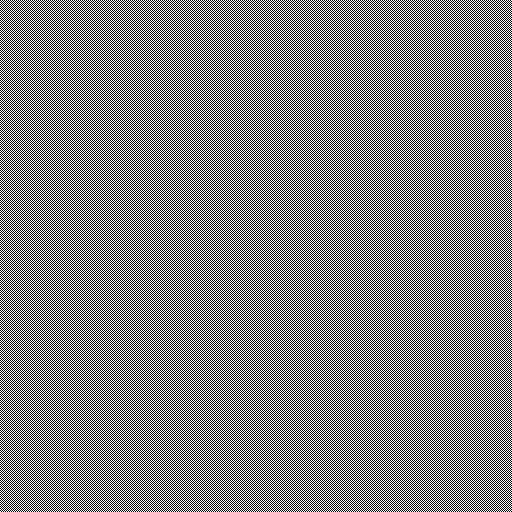
Frame 1 (no input)
Frame 60 (the mouse pressed at the canvas centre just before this capture): identical to frame 1, image omitted
Frame 120 (the mouse held since frame 60 and released just before this capture): identical to frame 1, image omitted

The Processing sketch that drew this single still picture (run headless with seeded random() and noise(); from frame 60 on, the mouse is pressed at the canvas centre):

// Processing sketch: c_bitwise_1
// ── c_bitwise_1.pde
/**
 * 创建时间：2026/2/6
 * 最近一次修改时间：2026/2/8
 * 
 * 主要修改自 c_XOR_2
 * 结合 c_XOR_3_I_C 中画图案的类方法
 * 
 * 比较不同的位运算的图形差异
 * 方式1：一次只画一种位运算的图形，切换不同位运算看不同图形
 * 
 * 数字 1 键：按位与
 * 数字 2 键：按位或
 * 数字 3 键：按位异或
 */
int cellWidth = 1;  // 格子宽度
int cellHeight = 1;  // 格子高度
int a = 1;  // 引入索引值
int xMax;
int yMax;
int whichBitwiseOperator = 3;  // 1:按位与& 2:按位或| 3:按位异或^
int colorZero = 0;  // 0 对应黑色
int colorOne = 255;  // 1 对应白色
int lastBits = 1;  // a 补码的最后 lastBits 位放进图片名
void setup() {
  size(512, 512);
  noStroke();
  xMax = (width - 1) / cellWidth + 1;  // 防止 width 不能被 cellWidth 整除时的灰边
  yMax = (height - 1) / cellHeight + 1;  // 防止 height 不能被 cellHeight 整除时的灰边
  int i = 2;
  while (i < max(xMax, yMax)) {  // 只考虑这么多格子即可
    i *= 2;                      // 能画在画布上的图形只取决于 a 的补码最后 lastBits 位
    lastBits += 1;               // 与其余位无关，可以忽略，无论 a 正负
  }                              // 最后 lastBits 位也不包括符号位
  println(i, lastBits);
  println(a, binary(a, lastBits));
}
void draw() {
  int result;
  int color1;
  int b = 0;
  loadPixels();
  for (int x = 0; x < xMax; x++) {
    for (int y = 0; y < yMax; y++) {
      if (whichBitwiseOperator == 1) {
        b = x & y;
      } else if (whichBitwiseOperator == 2) {
        b = x | y;
      } else if (whichBitwiseOperator == 3) {
        b = x ^ y;
      }
      result = a & b;  // 对 a 按位与即可取特定位的值
      if (result != 0) {  // 判 0 即可
        color1 = colorOne;
      } else {
        color1 = colorZero;
      }
      // 不用矩形而是填充像素点
      for (int dx = 0; dx < cellWidth; dx++) {
        for (int dy = 0; dy < cellHeight; dy++) {
          pixels[min(y * cellHeight + dy, height - 1) * width + min(x * cellWidth + dx, width - 1)] = color(color1);
        }
      }
    }
  }
  updatePixels();
}
void mousePressed() {
  if (mouseButton == LEFT) {
    a++;
    println(a, binary(a, lastBits));
  } else if (mouseButton == RIGHT) {
    a--;
    println(a, binary(a, lastBits));
  }
}
void keyPressed() {
  switch (key) {
    case '1':
      whichBitwiseOperator = 1;
      break;
    case '2':
      whichBitwiseOperator = 2;
      break;
    case '3':
      whichBitwiseOperator = 3;
      break;
    case 's':
      String s1 = "XOR";
      if (whichBitwiseOperator == 1) {
        s1 = "AND";
      } else if (whichBitwiseOperator == 2) {
        s1 = "OR";
      } else if (whichBitwiseOperator == 3) {
        s1 = "XOR";
      }
      String s = String.format("your_output/c_bitwise_1 %s a_%d_%s.png", s1, a, binary(a, lastBits));  // 最后几位放进图片名即可，这样便于对照
      save(s);
      println(String.format("已保存：%s", s));
      break;
  }
}
